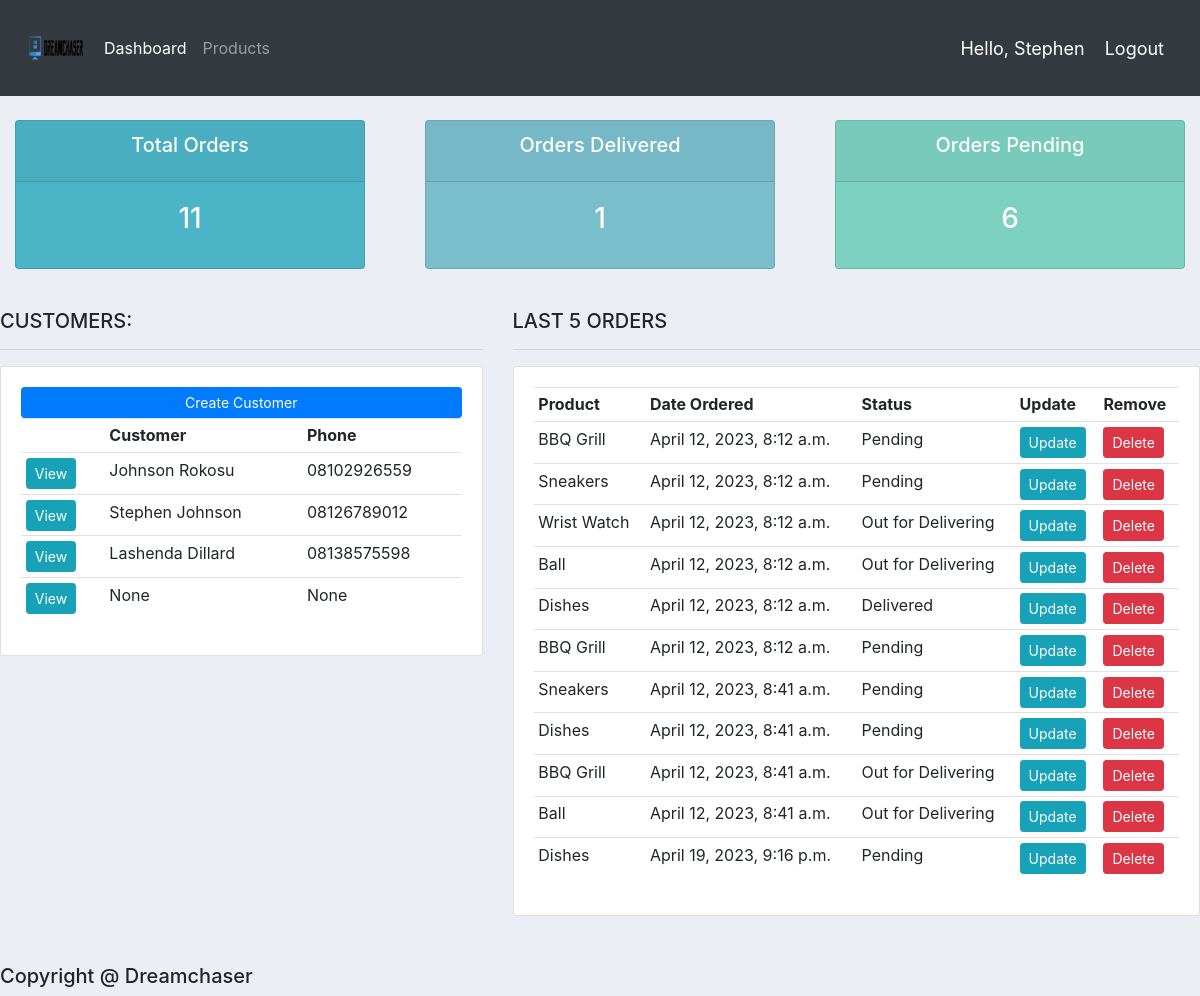
The app's page / (signed in) with its own data.
### accounts/models.py (models this page shows, shortened)
class Customer(models.Model):
    user = models.OneToOneField(User, null = True, blank=True, on_delete=models.CASCADE)
    name = models.CharField(max_length=200, null=True)
    phone = models.CharField(max_length=200, null=True)
    profile_pic = models.ImageField(default="profile1.png",null= True, blank= True)
    email = models.CharField(max_length=200, null=True)
    date_created= models.DateTimeField(auto_now_add=True, null=True)

class Order(models.Model):
    STATUS = (
            ('Pending', 'Pending'),
            ('Out for Delivering', 'Out for Delivery'),
            ('Delivered','Delivered'),
    )
    customer = models.ForeignKey(Customer,null=True,on_delete=models.SET_NULL)
    product = models.ForeignKey(Product,null=True,on_delete=models.SET_NULL)
    date_created= models.DateTimeField(auto_now_add=True, null=True)
    status = models.CharField(max_length=200, null=True, choices=STATUS)
    note = models.CharField(max_length=1000, null=True)

class Product(models.Model):
    CATEGORY= (
              ('Indoor','Indoor'),
              ('Outdoor','Outdoor'),
    )
    name = models.CharField(max_length=200,null=True)
    price = models.FloatField(null=True)
    category = models.CharField(max_length=200,null=True,choices=CATEGORY)
    description= models.CharField(max_length=200,null=True,blank=True)
    date_created= models.DateTimeField(auto_now_add=True, null=True)
    tags = models.ManyToManyField(Tag)
    def __str__(self):
        return self.name

### accounts/decorators.py (the view)
    def wrapper_function(request, *args, **kwargs):
        group = None
        if request.user.groups.exists():
            group = request.user.groups.all()[0].name
        if group == 'customer':
            return redirect('user-page')
        if group == 'admin':
            return view_func(request, *args, **kwargs)

### accounts/views.py (called while the page is built)
@login_required(login_url='login')
@admin_only
def home(request):
    orders = Order.objects.all()
    customers = Customer.objects.all()
    total_customers = customers.count()
    total_orders =orders.count()
    delivered = orders.filter(status='Delivered').count()
    pending = orders.filter(status= 'Pending').count()
    context = {'orders': orders, 'customers':customers, 'total_orders':total_orders,
               'delivered':delivered,'pending':pending}
    return render(request, 'accounts/dashboard.html', context)

### accounts/templates/accounts/dashboard.html
{% extends 'accounts/main.html' %}
{% block content %}
{% include 'accounts/status.html' %}
<br>
<div class="row">
     <div class="col-md-5">
        <h5> CUSTOMERS:</h5>
        <hr>
        <div class="card card-body">
            <a class="btn btn-primary btn-sm btn-block" href="">
                Create Customer
            </a>
             <table class="table table-sm">
                <tr>
                    <th></th>
                    <th>Customer</th>
                    <th>Phone</th>
                </tr>
                {% for customer in customers %}
                 <tr>
                    <td> <a  class="btn btn-sm btn-info" href="{% url 'customer' customer.id %}"> View </a></td>
                    <td> {{customer.name}}</td>
                    <td> {{customer.phone}}</td>
                 </tr>
                {% endfor %}
             </table>
        </div>
    </div>
    <div class="col-md-7">
       <h5>LAST 5 ORDERS</h5>
       <hr>
       <div class="card card-body">
        <table class="table table-sm">
            <tr>
                <th>Product</th>
                <th>Date Ordered</th>
                <th>Status</th>
                <th>Update</th>
                <th>Remove</th>
            </tr>
            {% for order in orders %}
            <tr>
               <td> {{order.product}}</td>
               <td> {{order.date_created}}</td>
               <td> {{order.status}}</td>
               <td><a class="btn btn-sm btn-info" href="{% url 'update_order' order.id %}">Update</a></td>
               <td><a class="btn btn-sm btn-danger" href="{% url 'delete_order' order.id %}">Delete</a></td>
            </tr>
           {% endfor %}
        </table>
       </div>
    </div>
</div>
{% endblock %}

### accounts/templates/accounts/main.html (shortened to what this page needs)
{% load static %}
<!DOCTYPE html>
<html>
    <head>
        <link rel="stylesheet" href="https://cdn.jsdelivr.net/npm/bootstrap@4.4.1/dist/css/bootstrap.min.css"
>
        <link rel="stylesheet" type="text/css" href="{% static '/css/main.css' %}">
    </head>
    <body>
        {% include 'accounts/navbar.html' %}
        {% block content %}
        {% endblock %}
        <br><br>
        <h5> Copyright @ Dreamchaser </h5>
    </body>
</html>

### accounts/templates/accounts/navbar.html (shortened to what this page needs)
{% load static %}
<nav class="navbar navbar-expand-lg navbar-dark bg-dark">
  <img src="{% static 'images/logo.png' %}">
    <div class="collapse navbar-collapse" id="navbarNav">
      <ul class="navbar-nav">
        {% if request.user.is_staff %}
        <li class="nav-item active">
          <a class="nav-link" href="{% url 'home'  %}">Dashboard</a>
        </li>
        <li class="nav-item">
          <a class="nav-link" href="{% url 'products'  %}">Products</a>
        </li>
        {% else %}
        <li class="nav-item">
          <a class="nav-link" href="{% url 'account' %}" > Settings </a>
        </li>
        {% endif %}
      </ul>
    </div>
    <span class="hello-msg">Hello, {{request.user}}</span>
    <span><a class="hello-msg" href="{% url 'logout' %}"> Logout </a></span>
  </nav>

### accounts/templates/accounts/status.html
<br>
<div class="row">
   <div class="col">
        <div class="col-md">
             <div class="card text-center text-white mb-3" id="total-orders">
                  <div class="card-header">
                      <h5 class="card-title">Total Orders</h5>
                  </div>
                  <div class="card-body">
                       <h3 class="card-title">{{total_orders}}</h3>
                  </div>
             </div>
        </div>
    </div>
    <div class="col">
        <div class="col-md">
             <div class="card text-center text-white mb-3" id="orders-delivered">
                  <div class="card-header">
                      <h5 class="card-title">Orders Delivered</h5>
                  </div>
                  <div class="card-body">
                       <h3 class="card-title">{{delivered}}</h3>
                  </div>
             </div>
        </div>
    </div>
    <div class="col">
        <div class="col-md">
             <div class="card text-center text-white mb-3" id="orders-pending">
                  <div class="card-header">
                      <h5 class="card-title">Orders Pending</h5>
                  </div>
                  <div class="card-body">
                       <h3 class="card-title">{{pending}}</h3>
                  </div>
             </div>
        </div>
    </div>
</div>

### static/css/main.css (style rules this page uses)
body { background-color:#ebeff5; }
#total-orders { background-color: #4cb4c7; }
#orders-delivered { background-color: #7abecc; }
#orders-pending { background-color: #7cd1c0; }

### accounts/templates/accounts/navbar.html (style rules this page uses)
.hello-msg { font-size: 18px; color:#fff; margin-right: 20px; }

### records on screen
Customer: name "Johnson Rokosu", phone "08102926559"
Customer: name "Stephen Johnson", phone "08126789012"
Customer: name "Lashenda Dillard", phone "08138575598"
Customer: name "None", phone "None"
Order: product "BBQ Grill", date_created "April 12, 2023, 8:12 a.m.", status "Pending"
Order: product "Sneakers", date_created "April 12, 2023, 8:12 a.m.", status "Pending"
Order: product "Wrist Watch", date_created "April 12, 2023, 8:12 a.m.", status "Out for Delivering"
Order: product "Ball", date_created "April 12, 2023, 8:12 a.m.", status "Out for Delivering"
Order: product "Dishes", date_created "April 12, 2023, 8:12 a.m.", status "Delivered"
Order: product "BBQ Grill", date_created "April 12, 2023, 8:12 a.m.", status "Pending"
Order: product "Sneakers", date_created "April 12, 2023, 8:41 a.m.", status "Pending"
Order: product "Dishes", date_created "April 12, 2023, 8:41 a.m.", status "Pending"
Order: product "BBQ Grill", date_created "April 12, 2023, 8:41 a.m.", status "Out for Delivering"
Order: product "Ball", date_created "April 12, 2023, 8:41 a.m.", status "Out for Delivering"
Order: product "Dishes", date_created "April 19, 2023, 9:16 p.m.", status "Pending"

### other values on screen
{{ request.user }} "Stephen"
{{ total_orders }} "11"
{{ delivered }} "1"
{{ pending }} "6"
